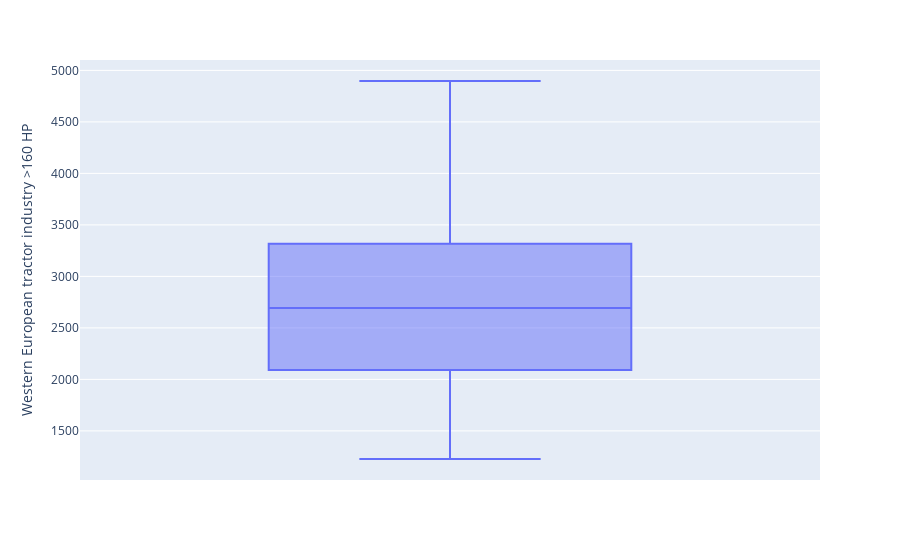

Notebook cell for this chart:
### Code cell
# Box plot to see if there are any outliers
box_fig = px.box(dataset, y="Western European tractor industry >160 HP ")
box_fig.show()

### Figure 1 — Plotly figure (JSON) as saved in the notebook; plotly's stock layout.template omitted (floating-point values rounded to 4 significant figures)
{"data": [{"alignmentgroup": "True", "hovertemplate": "Western European tractor industry >160 HP =%{y}<extra></extra>", "legendgroup": "", "marker": {"color": "#636efa"}, "name": "", "notched": false, "offsetgroup": "", "orientation": "v", "showlegend": false, "type": "box", "x0": " ", "xaxis": "x", "y": [1407, 1561, 3486, 2911, 2256, 2839, 2849, 2065, 2615, 2260, 1439, 3208, 1742, 2071, 4139, 3301, 3408, 3487, 3383, 2970, 3403, 2694, 1832, 3554, 2016, 2202, 4598, 3594, 3159, 3335, 3381, 2953, 2704, 2610, 1673, 3443, 1870, 1986, 3393, 3676, 2872, 3133, 3436, 2732, 3015, 2688, 1591, 3652, 1751, 2328, 3858, 3232, 2610, 3087, 3420, 2427, 2842, 2264, 1227, 2801, 1569, 1817, 3810, 3265, 2440, 2910, 3139, 2281, 2626, 2456, 1812, 4897, 1559, 1918, 3461, 3320, 2503, 2647, 2336, 1997, 2581, 1762, 1305, 2570, 1576, 1803, 3825, 2829, 2659, 2750, 2720, 2329, 2526, 2220, 1742, 3997, 1605, 2053, 3627, 3568, 3099, 2990, 3303, 2279, 2152, 2354, 1708, 3698, 1897, 2196, 3229, 3487, 2803, 3447, 2511], "y0": " ", "yaxis": "y"}], "layout": {"boxmode": "group", "legend": {"tracegroupgap": 0}, "margin": {"t": 60}, "xaxis": {"anchor": "y", "domain": [0, 1]}, "yaxis": {"anchor": "x", "domain": [0, 1], "title": {"text": "Western European tractor industry >160 HP "}}}}
